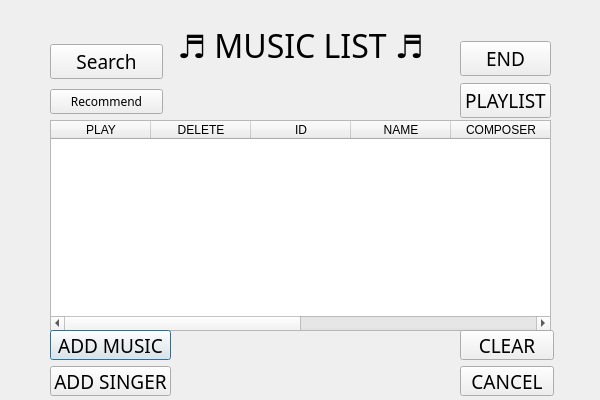
<?xml version="1.0" encoding="UTF-8"?>
<ui version="4.0">
 <class>showmusicwidget</class>
 <widget class="QDialog" name="showmusicwidget">
  <property name="geometry">
   <rect>
    <x>0</x>
    <y>0</y>
    <width>600</width>
    <height>400</height>
   </rect>
  </property>
  <property name="minimumSize">
   <size>
    <width>600</width>
    <height>400</height>
   </size>
  </property>
  <property name="maximumSize">
   <size>
    <width>600</width>
    <height>400</height>
   </size>
  </property>
  <property name="windowTitle">
   <string>Dialog</string>
  </property>
  <widget class="QTableWidget" name="ListTable">
   <property name="geometry">
    <rect>
     <x>50</x>
     <y>120</y>
     <width>501</width>
     <height>211</height>
    </rect>
   </property>
   <column>
    <property name="text">
     <string>PLAY</string>
    </property>
   </column>
   <column>
    <property name="text">
     <string>DELETE</string>
    </property>
   </column>
   <column>
    <property name="text">
     <string>ID</string>
    </property>
   </column>
   <column>
    <property name="text">
     <string>NAME</string>
    </property>
   </column>
   <column>
    <property name="text">
     <string>COMPOSER</string>
    </property>
   </column>
   <column>
    <property name="text">
     <string>SINGER</string>
    </property>
   </column>
   <column>
    <property name="text">
     <string>GENRE</string>
    </property>
   </column>
   <column>
    <property name="text">
     <string>TAG</string>
    </property>
   </column>
  </widget>
  <widget class="QWidget" name="verticalLayoutWidget">
   <property name="geometry">
    <rect>
     <x>50</x>
     <y>330</y>
     <width>121</width>
     <height>66</height>
    </rect>
   </property>
   <property name="font">
    <font>
     <family>08SeoulHangang</family>
     <pointsize>14</pointsize>
    </font>
   </property>
   <layout class="QVBoxLayout" name="verticalLayout">
    <item>
     <widget class="QPushButton" name="pushButton">
      <property name="font">
       <font>
        <family>08SeoulHangang</family>
        <pointsize>14</pointsize>
       </font>
      </property>
      <property name="text">
       <string>ADD MUSIC</string>
      </property>
     </widget>
    </item>
    <item>
     <widget class="QPushButton" name="pushButton_5">
      <property name="font">
       <font>
        <family>08SeoulHangang</family>
        <pointsize>14</pointsize>
       </font>
      </property>
      <property name="text">
       <string>ADD SINGER</string>
      </property>
     </widget>
    </item>
   </layout>
  </widget>
  <widget class="QWidget" name="verticalLayoutWidget_2">
   <property name="geometry">
    <rect>
     <x>460</x>
     <y>330</y>
     <width>94</width>
     <height>66</height>
    </rect>
   </property>
   <property name="font">
    <font>
     <family>08SeoulHangang</family>
     <pointsize>14</pointsize>
    </font>
   </property>
   <layout class="QVBoxLayout" name="verticalLayout_2">
    <item>
     <widget class="QPushButton" name="pushButton_3">
      <property name="font">
       <font>
        <family>08SeoulHangang</family>
        <pointsize>14</pointsize>
       </font>
      </property>
      <property name="text">
       <string>CLEAR</string>
      </property>
     </widget>
    </item>
    <item>
     <widget class="QPushButton" name="pushButton_2">
      <property name="font">
       <font>
        <family>08SeoulHangang</family>
        <pointsize>14</pointsize>
       </font>
      </property>
      <property name="text">
       <string>CANCEL</string>
      </property>
     </widget>
    </item>
   </layout>
  </widget>
  <widget class="QLabel" name="label_2">
   <property name="geometry">
    <rect>
     <x>0</x>
     <y>20</y>
     <width>601</width>
     <height>51</height>
    </rect>
   </property>
   <property name="font">
    <font>
     <family>08SeoulHangang</family>
     <pointsize>24</pointsize>
    </font>
   </property>
   <property name="text">
    <string>♬ MUSIC LIST ♬</string>
   </property>
   <property name="alignment">
    <set>Qt::AlignCenter</set>
   </property>
  </widget>
  <widget class="QWidget" name="verticalLayoutWidget_3">
   <property name="geometry">
    <rect>
     <x>50</x>
     <y>40</y>
     <width>113</width>
     <height>80</height>
    </rect>
   </property>
   <layout class="QVBoxLayout" name="verticalLayout_3">
    <item>
     <widget class="QPushButton" name="search">
      <property name="font">
       <font>
        <family>08SeoulHangang</family>
        <pointsize>14</pointsize>
       </font>
      </property>
      <property name="text">
       <string>Search</string>
      </property>
     </widget>
    </item>
    <item>
     <widget class="QPushButton" name="pushButton_6">
      <property name="font">
       <font>
        <family>08SeoulHangang</family>
       </font>
      </property>
      <property name="text">
       <string>Recommend</string>
      </property>
     </widget>
    </item>
   </layout>
  </widget>
  <widget class="QWidget" name="verticalLayoutWidget_4">
   <property name="geometry">
    <rect>
     <x>460</x>
     <y>40</y>
     <width>91</width>
     <height>80</height>
    </rect>
   </property>
   <layout class="QVBoxLayout" name="verticalLayout_4">
    <item>
     <widget class="QPushButton" name="pushButton_7">
      <property name="font">
       <font>
        <family>08SeoulHangang</family>
        <pointsize>14</pointsize>
       </font>
      </property>
      <property name="text">
       <string>END</string>
      </property>
     </widget>
    </item>
    <item>
     <widget class="QPushButton" name="pushButton_4">
      <property name="font">
       <font>
        <family>08SeoulHangang</family>
        <pointsize>14</pointsize>
       </font>
      </property>
      <property name="text">
       <string>PLAYLIST</string>
      </property>
     </widget>
    </item>
   </layout>
   <zorder>pushButton_4</zorder>
   <zorder>pushButton_7</zorder>
  </widget>
  <zorder>label_2</zorder>
  <zorder>ListTable</zorder>
  <zorder>verticalLayoutWidget</zorder>
  <zorder>verticalLayoutWidget_2</zorder>
  <zorder>verticalLayoutWidget_3</zorder>
  <zorder>verticalLayoutWidget_4</zorder>
 </widget>
 <resources/>
 <connections/>
</ui>
